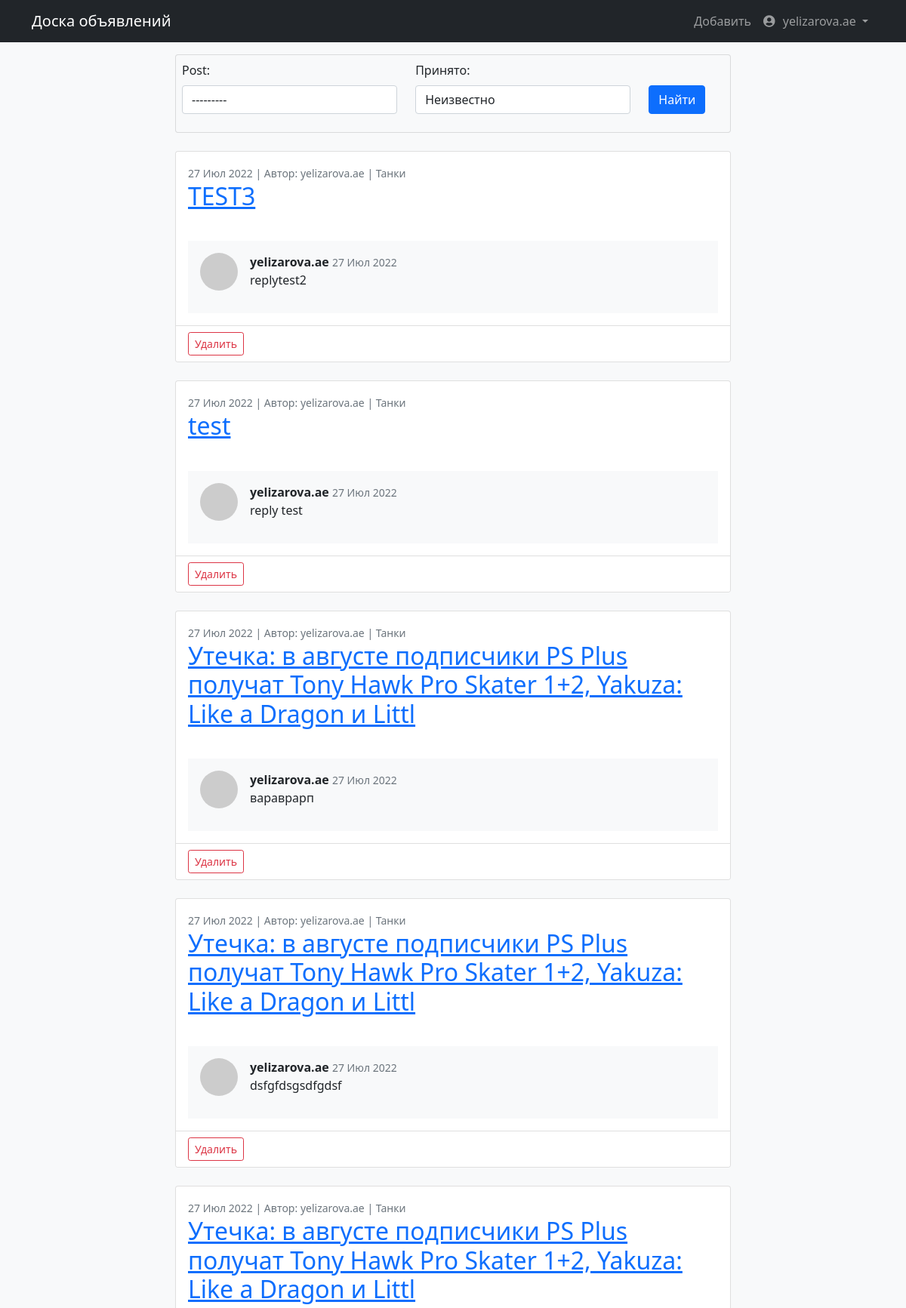
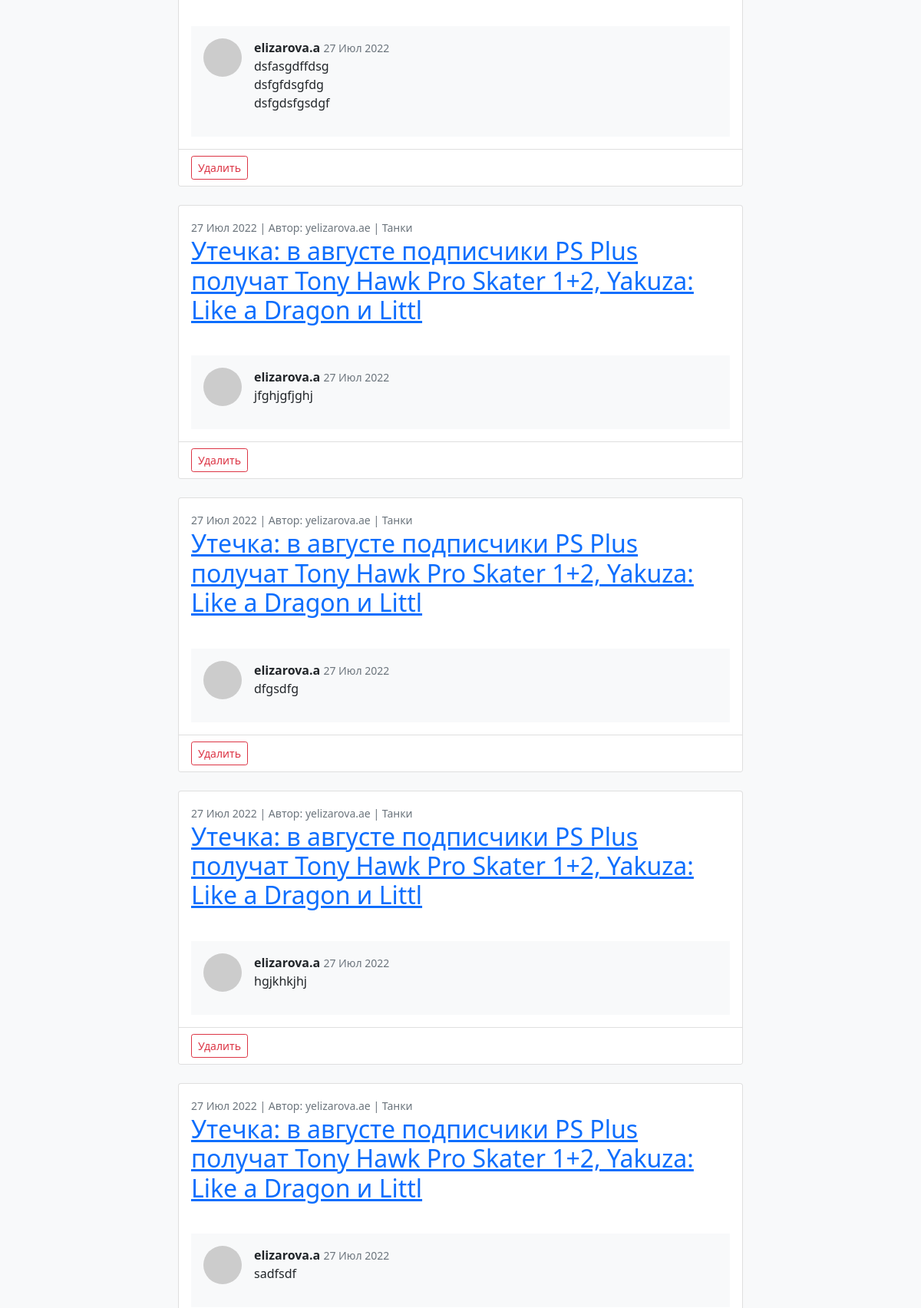
Screenshot of /replies (signed in, upper part) with the database file from the repository (2 pictures, top to bottom).
### posts/models.py (models this page shows, shortened)
class Reply(models.Model):
    post = models.ForeignKey(
        Post, related_name='replies', on_delete=models.CASCADE)
    author = models.ForeignKey(User, on_delete=models.CASCADE)
    text = models.TextField()
    is_accepted = models.BooleanField(default=False)
    date = models.DateTimeField(auto_now_add=True)
    class Meta:
        verbose_name = 'Отклик'
        verbose_name_plural = 'Отклики'

class Post(models.Model):
    POST_TYPE = (
        ('tnk', 'Танки'),
        ('hlr', 'Хилы'),
        ('dd', 'ДД'),
        ('trd', 'Торговцы'),
        ('gm', 'Гилдмастеры'),
        ('qg', 'Квестгиверы'),
        ('blksm', 'Кузнецы'),
        ('lthwrk', 'Кожевники'),
        ('pm', 'Зельевары'),
        ('sm', 'Мастера заклинаний'),
    )
    author = models.ForeignKey(User, on_delete=models.CASCADE)
    date = models.DateTimeField(auto_now_add=True)
    category = models.CharField(max_length=6, choices=POST_TYPE, default='tnk')
    title = models.CharField(max_length=100)
    featured_image = models.ImageField(
        upload_to='featured_image/%Y/%m/%d/', blank=True, null=True)
    featured_text = models.TextField(blank=True, null=True)
    text = RichTextUploadingField(blank=True, null=True)
    def __str__(self):
        return f'{self.title}'
    class Meta:
        verbose_name = 'Объявление'
        verbose_name_plural = 'Объявления'

### posts/views.py (the view)
# urls.py: path('replies', ReplyListView.as_view(), name='replies'),
class ReplyListView(LoginRequiredMixin, FilterView):
    context_object_name = 'replies'
    template_name = 'posts/reply_list.html'
    filterset_class = ReplyFilter
    paginate_by = 10
    def get_queryset(self):
        return Reply.objects.filter(post__author_id=self.request.user).order_by("-date")

### templates/posts/reply_list.html (shortened to what this page needs)
{% extends 'index.html' %}
{% block content %}
<div class="card mb-4 p-2 bg-light">
    <form method="GET" id="my_form" >
        <div class="mb-3 row align-items-end">
            {% for field in filter.form %}
            <div class="col-sm-5">
                <label class="form-label">{{ field.label_tag }}</label>
                <div > {{ field }}</div>
            </div>
            {% endfor %}
            <div class="col-sm-2">
                <input type="submit" value="Найти" class="btn btn-primary">
            </div>
        </div>
    </form>
</div>
{% if replies %}
{% for r in replies %}
<div class="card mb-4">
    <div class="card-body">
        <div> <span class="small text-muted ">{{ r.post.date | date:'d M Y' }} | Автор: {{r.post.author}} | {{r.post.get_category_display}}</span></div>
            <a href="{% url 'post' r.post.id %}"><h2 class="card-title">{{ r.post.title }}</h2></a>
    </div>
    <div class="d-flex m-3 p-3 bg-light">
        <div class="flex-shrink-0"><img class="rounded-circle" src="https://dummyimage.com/50x50/ced4da/6c757d.jpg"/></div>
        <div class="ms-3">
            <div><span class="fw-bold">{{ r.author }}</span> <small class="text-muted">{{ r.date | date:'d M Y' }}</small> </div>
            {{ r.text | linebreaks }}
        </div>
    </div>
    <div class="card-footer bg-white">
        <a href="{% url 'reply_delete' r.id %}" class="btn btn-outline-danger btn-sm">Удалить</a>
    </div>
</div>
{% endfor %}
{% else %}
    <h3 class="text-center m-5"> Нет откликов</h3>
{% endif %}
{% endblock content %}

### templates/index.html (shortened to what this page needs)
{% load static %}
<!DOCTYPE html>
<html lang="en" class="h-100">
    <head>
        <link rel="stylesheet" type="text/css" href="https://cdnjs.cloudflare.com/ajax/libs/font-awesome/5.15.4/css/all.min.css">        <link href="{% static  'css/styles.css' %}" rel="stylesheet">
    </head>
    <body  class="bg-light d-flex flex-column h-100">
        <nav class="navbar navbar-expand-lg navbar-dark bg-dark">
            <div class="container">
                <a class="navbar-brand" href="/">Доска объявлений</a>
                <div class="collapse navbar-collapse" id="navbarSupportedContent">
                    <ul class="navbar-nav ms-auto navbar-nav-scroll align-items-center">
                        <li class="nav-item"><a href="{% url 'post_create' %}" class="nav-link">Добавить</a></li>
                        {% if user.is_authenticated %}
                        <form method="post" action="{% url 'account_logout' %}">
                                <li class="nav-item dropdown  align-items-center">
                                    <a class="nav-link dropdown-toggle" href="#" role="button" data-bs-toggle="dropdown" aria-expanded="false">
                                        <i class="fa fa-user-circle" style=" margin-right: 6px;"></i>
                                        {{user.username}}
                                    </a>
                                </li>
                        </form>
                            {% else %}
                            <li class="nav-item"><a class="nav-link" href="/accounts/login"> <i class="fa fa-user-circle" style=" margin-right: 6px;"></i>Вход</a></li>
                            {% endif %}
                    </ul>
                </div>
            </div>
        </nav>
        <div class="container mt-3">
            <div class="row justify-content-center">
                <div class="col-lg-8 ">
                    {% block content %}
                    {% endblock %}
                </div>
            </div>
        </div>
    </body>
</html>

### rows the page displays
Reply: post "27 Июл 2022", post.author "yelizarova.ae", post.category "Танки", post "TEST3", author "yelizarova.ae", date "27 Июл 2022", text "replytest2"
Reply: post "27 Июл 2022", post.author "yelizarova.ae", post.category "Танки", post "test", author "yelizarova.ae", date "27 Июл 2022", text "reply test"
Reply: post "27 Июл 2022", post.author "yelizarova.ae", post.category "Танки", post "Утечка: в августе подписчики PS Plus получат Tony Hawk Pro Skater 1+2, Yakuza: Like a Dragon и Littl", author "yelizarova.ae", date "27 Июл 2022", text "вараврарп"
Reply: post "27 Июл 2022", post.author "yelizarova.ae", post.category "Танки", post "Утечка: в августе подписчики PS Plus получат Tony Hawk Pro Skater 1+2, Yakuza: Like a Dragon и Littl", author "yelizarova.ae", date "27 Июл 2022", text "dsfgfdsgsdfgdsf"
Reply: post "27 Июл 2022", post.author "yelizarova.ae", post.category "Танки", post "Утечка: в августе подписчики PS Plus получат Tony Hawk Pro Skater 1+2, Yakuza: Like a Dragon и Littl", author "elizarova.a", date "27 Июл 2022", text "dsfasgdffdsg dsfgfdsgfdg dsfgdsfgsdgf"
Reply: post "27 Июл 2022", post.author "yelizarova.ae", post.category "Танки", post "Утечка: в августе подписчики PS Plus получат Tony Hawk Pro Skater 1+2, Yakuza: Like a Dragon и Littl", author "elizarova.a", date "27 Июл 2022", text "jfghjgfjghj"
Reply: post "27 Июл 2022", post.author "yelizarova.ae", post.category "Танки", post "Утечка: в августе подписчики PS Plus получат Tony Hawk Pro Skater 1+2, Yakuza: Like a Dragon и Littl", author "elizarova.a", date "27 Июл 2022", text "dfgsdfg"
Reply: post "27 Июл 2022", post.author "yelizarova.ae", post.category "Танки", post "Утечка: в августе подписчики PS Plus получат Tony Hawk Pro Skater 1+2, Yakuza: Like a Dragon и Littl", author "elizarova.a", date "27 Июл 2022", text "hgjkhkjhj"
Reply: post "27 Июл 2022", post.author "yelizarova.ae", post.category "Танки", post "Утечка: в августе подписчики PS Plus получат Tony Hawk Pro Skater 1+2, Yakuza: Like a Dragon и Littl", author "elizarova.a", date "27 Июл 2022", text "sadfsdf"

### other values shown
{{ user.username }} "yelizarova.ae"
{{ field.label_tag }} "Post:" "Принято:"
